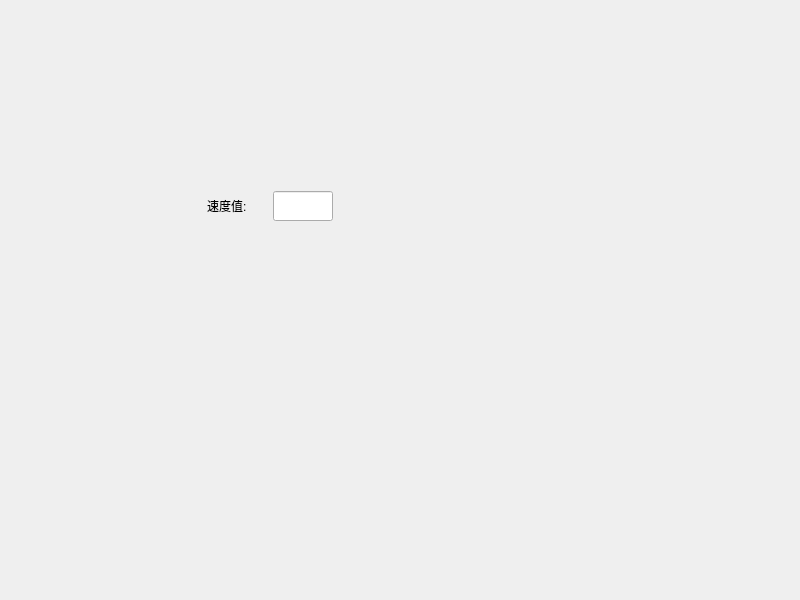
<?xml version="1.0" encoding="UTF-8"?>
<ui version="4.0">
 <class>Widget</class>
 <widget class="QWidget" name="Widget">
  <property name="geometry">
   <rect>
    <x>0</x>
    <y>0</y>
    <width>800</width>
    <height>600</height>
   </rect>
  </property>
  <property name="minimumSize">
   <size>
    <width>0</width>
    <height>600</height>
   </size>
  </property>
  <property name="maximumSize">
   <size>
    <width>800</width>
    <height>600</height>
   </size>
  </property>
  <property name="windowTitle">
   <string>Widget</string>
  </property>
  <widget class="Velocity" name="SpeedGuageWidget" native="true">
   <property name="geometry">
    <rect>
     <x>80</x>
     <y>30</y>
     <width>400</width>
     <height>420</height>
    </rect>
   </property>
   <property name="minimumSize">
    <size>
     <width>400</width>
     <height>420</height>
    </size>
   </property>
   <property name="maximumSize">
    <size>
     <width>400</width>
     <height>420</height>
    </size>
   </property>
   <widget class="QWidget" name="layoutWidget">
    <property name="geometry">
     <rect>
      <x>80</x>
      <y>140</y>
      <width>220</width>
      <height>72</height>
     </rect>
    </property>
    <layout class="QHBoxLayout" name="horizontalLayout">
     <item>
      <spacer name="horizontalSpacer">
       <property name="orientation">
        <enum>Qt::Horizontal</enum>
       </property>
       <property name="sizeHint" stdset="0">
        <size>
         <width>40</width>
         <height>20</height>
        </size>
       </property>
      </spacer>
     </item>
     <item>
      <widget class="QLabel" name="speed_label">
       <property name="minimumSize">
        <size>
         <width>60</width>
         <height>30</height>
        </size>
       </property>
       <property name="maximumSize">
        <size>
         <width>60</width>
         <height>30</height>
        </size>
       </property>
       <property name="text">
        <string>速度值: </string>
       </property>
      </widget>
     </item>
     <item>
      <widget class="QLineEdit" name="speed_lineedit">
       <property name="minimumSize">
        <size>
         <width>60</width>
         <height>30</height>
        </size>
       </property>
       <property name="maximumSize">
        <size>
         <width>60</width>
         <height>30</height>
        </size>
       </property>
      </widget>
     </item>
     <item>
      <spacer name="horizontalSpacer_2">
       <property name="orientation">
        <enum>Qt::Horizontal</enum>
       </property>
       <property name="sizeHint" stdset="0">
        <size>
         <width>40</width>
         <height>20</height>
        </size>
       </property>
      </spacer>
     </item>
    </layout>
   </widget>
  </widget>
 </widget>
 <customwidgets>
  <customwidget>
   <class>Velocity</class>
   <extends>QWidget</extends>
   <header>velocity.h</header>
   <container>1</container>
  </customwidget>
 </customwidgets>
 <resources/>
 <connections/>
</ui>
